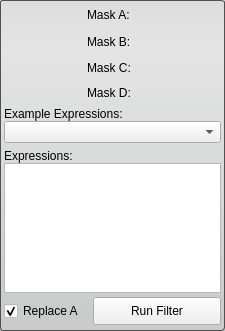
<?xml version="1.0" encoding="UTF-8"?>
<ui version="4.0">
 <class>BooleanFilterInterface</class>
 <widget class="QWidget" name="BooleanFilterInterface">
  <property name="geometry">
   <rect>
    <x>0</x>
    <y>0</y>
    <width>225</width>
    <height>331</height>
   </rect>
  </property>
  <property name="sizePolicy">
   <sizepolicy hsizetype="Preferred" vsizetype="Fixed">
    <horstretch>0</horstretch>
    <verstretch>0</verstretch>
   </sizepolicy>
  </property>
  <property name="minimumSize">
   <size>
    <width>0</width>
    <height>305</height>
   </size>
  </property>
  <property name="maximumSize">
   <size>
    <width>16777215</width>
    <height>16777215</height>
   </size>
  </property>
  <property name="windowTitle">
   <string>Boolean Filter</string>
  </property>
  <property name="styleSheet">
   <string notr="true">QWidget#BooleanFilterInterface{
  border-radius: 3px;
  border: 1px solid rgb(80, 80,80);
  background-color: qlineargradient(spread:pad, x1:0.5, y1:0, x2:0.5, y2:0.960227, stop:0 rgba(221, 221, 221, 255), stop:0.155779 rgba(228, 228, 228, 255), stop:1 rgba(202, 204, 204, 255));      
}</string>
  </property>
  <layout class="QVBoxLayout" name="verticalLayout_3">
   <property name="spacing">
    <number>2</number>
   </property>
   <property name="margin">
    <number>4</number>
   </property>
   <item>
    <layout class="QHBoxLayout" name="maskAHLayout" stretch="1">
     <property name="spacing">
      <number>4</number>
     </property>
     <property name="bottomMargin">
      <number>2</number>
     </property>
     <item>
      <widget class="QLabel" name="maskALabel">
       <property name="sizePolicy">
        <sizepolicy hsizetype="Fixed" vsizetype="Preferred">
         <horstretch>0</horstretch>
         <verstretch>0</verstretch>
        </sizepolicy>
       </property>
       <property name="minimumSize">
        <size>
         <width>50</width>
         <height>0</height>
        </size>
       </property>
       <property name="text">
        <string>Mask A:</string>
       </property>
      </widget>
     </item>
    </layout>
   </item>
   <item>
    <layout class="QHBoxLayout" name="maskBHLayout" stretch="1">
     <property name="spacing">
      <number>4</number>
     </property>
     <property name="topMargin">
      <number>2</number>
     </property>
     <property name="bottomMargin">
      <number>2</number>
     </property>
     <item>
      <widget class="QLabel" name="maskBLabel">
       <property name="sizePolicy">
        <sizepolicy hsizetype="Fixed" vsizetype="Preferred">
         <horstretch>0</horstretch>
         <verstretch>0</verstretch>
        </sizepolicy>
       </property>
       <property name="minimumSize">
        <size>
         <width>50</width>
         <height>0</height>
        </size>
       </property>
       <property name="text">
        <string>Mask B:</string>
       </property>
      </widget>
     </item>
    </layout>
   </item>
   <item>
    <layout class="QHBoxLayout" name="maskCHLayout" stretch="1">
     <property name="spacing">
      <number>4</number>
     </property>
     <property name="topMargin">
      <number>2</number>
     </property>
     <property name="bottomMargin">
      <number>2</number>
     </property>
     <item>
      <widget class="QLabel" name="maskCLabel">
       <property name="sizePolicy">
        <sizepolicy hsizetype="Fixed" vsizetype="Preferred">
         <horstretch>0</horstretch>
         <verstretch>0</verstretch>
        </sizepolicy>
       </property>
       <property name="minimumSize">
        <size>
         <width>50</width>
         <height>0</height>
        </size>
       </property>
       <property name="text">
        <string>Mask C:</string>
       </property>
      </widget>
     </item>
    </layout>
   </item>
   <item>
    <layout class="QHBoxLayout" name="maskDHLayout" stretch="1">
     <property name="spacing">
      <number>4</number>
     </property>
     <property name="topMargin">
      <number>2</number>
     </property>
     <property name="bottomMargin">
      <number>2</number>
     </property>
     <item>
      <widget class="QLabel" name="maskDCLabel">
       <property name="sizePolicy">
        <sizepolicy hsizetype="Fixed" vsizetype="Preferred">
         <horstretch>0</horstretch>
         <verstretch>0</verstretch>
        </sizepolicy>
       </property>
       <property name="minimumSize">
        <size>
         <width>50</width>
         <height>0</height>
        </size>
       </property>
       <property name="text">
        <string>Mask D:</string>
       </property>
      </widget>
     </item>
    </layout>
   </item>
   <item>
    <layout class="QVBoxLayout" name="verticalLayout">
     <property name="spacing">
      <number>0</number>
     </property>
     <property name="bottomMargin">
      <number>4</number>
     </property>
     <item>
      <widget class="QLabel" name="label">
       <property name="text">
        <string>Example Expressions:</string>
       </property>
      </widget>
     </item>
     <item>
      <widget class="QComboBox" name="exampleExpComboBox"/>
     </item>
    </layout>
   </item>
   <item>
    <layout class="QVBoxLayout" name="verticalLayout_2">
     <property name="spacing">
      <number>0</number>
     </property>
     <item>
      <widget class="QLabel" name="label_2">
       <property name="sizePolicy">
        <sizepolicy hsizetype="Preferred" vsizetype="Fixed">
         <horstretch>0</horstretch>
         <verstretch>0</verstretch>
        </sizepolicy>
       </property>
       <property name="text">
        <string>Expressions:</string>
       </property>
      </widget>
     </item>
     <item>
      <widget class="QTextEdit" name="textEdit">
       <property name="sizePolicy">
        <sizepolicy hsizetype="Ignored" vsizetype="Fixed">
         <horstretch>0</horstretch>
         <verstretch>0</verstretch>
        </sizepolicy>
       </property>
       <property name="minimumSize">
        <size>
         <width>130</width>
         <height>0</height>
        </size>
       </property>
       <property name="maximumSize">
        <size>
         <width>16777215</width>
         <height>130</height>
        </size>
       </property>
      </widget>
     </item>
    </layout>
   </item>
   <item>
    <layout class="QHBoxLayout" name="replaceInvertLayout" stretch="2,3">
     <property name="spacing">
      <number>4</number>
     </property>
     <item>
      <widget class="QCheckBox" name="replaceCheckBox">
       <property name="sizePolicy">
        <sizepolicy hsizetype="Preferred" vsizetype="Fixed">
         <horstretch>0</horstretch>
         <verstretch>0</verstretch>
        </sizepolicy>
       </property>
       <property name="minimumSize">
        <size>
         <width>0</width>
         <height>32</height>
        </size>
       </property>
       <property name="text">
        <string>Replace A</string>
       </property>
       <property name="checked">
        <bool>true</bool>
       </property>
      </widget>
     </item>
     <item>
      <widget class="QPushButton" name="runFilterButton">
       <property name="sizePolicy">
        <sizepolicy hsizetype="Preferred" vsizetype="Fixed">
         <horstretch>0</horstretch>
         <verstretch>0</verstretch>
        </sizepolicy>
       </property>
       <property name="minimumSize">
        <size>
         <width>0</width>
         <height>28</height>
        </size>
       </property>
       <property name="maximumSize">
        <size>
         <width>16777215</width>
         <height>28</height>
        </size>
       </property>
       <property name="text">
        <string>Run Filter</string>
       </property>
      </widget>
     </item>
    </layout>
   </item>
  </layout>
 </widget>
 <resources/>
 <connections/>
</ui>
